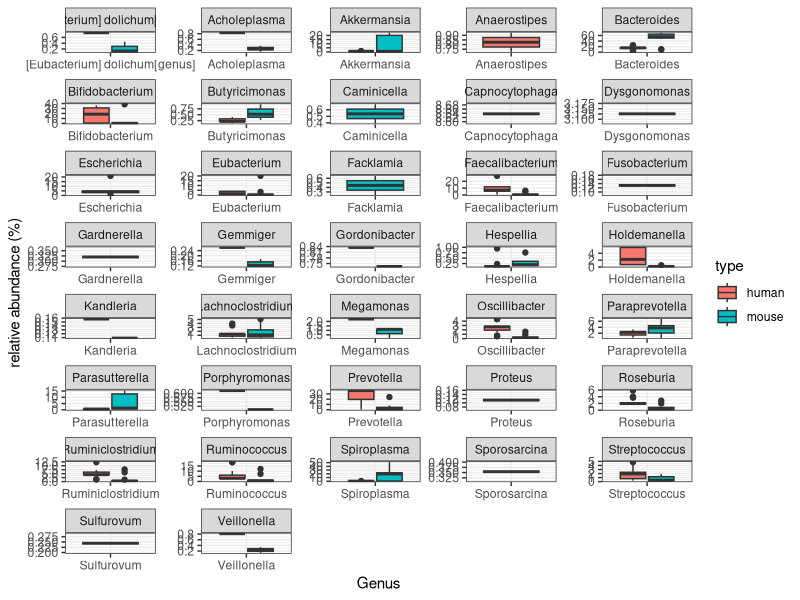

Reproduce this figure in R.

rbind<-read.csv("genus_df_h233.csv",header=TRUE)
#rbind<-rbind[,-1]
human<-rbind[rbind$fed=="humanfood",]
mouse<-rbind[rbind$fed=="mousefood",]

table1<-aggregate(human$humanPer,list(human$condition,human$Genus),median)
table2<-aggregate(mouse$mousePer,list(mouse$condition,mouse$Genus),median)
colnames(table1)<-c("condition","Genus","ratio")
colnames(table2)<-c("condition","Genus","ratio")
#human<-table[,c(1,2,3)]
#mouse<-table[,c(1,2,4)]
table1$type<-"human"
table2$type<-"mouse"
#names(human)<-c("condition","Genus","ratio","type")
#names(mouse)<-c("condition","Genus","ratio","type")
allbind<-rbind(table2,table1)


library(ggplot2)
library(ggthemes)
#ggplot( allbind ) + geom_boxplot( aes(type, ratio,fill=type ) );  
g<-ggplot( allbind ) + geom_boxplot( aes(Genus, ratio,fill=type ) )+
  facet_wrap(~ Genus, scales="free",ncol=5)+
  theme(strip.text.x = element_text(size=0))+
  theme_bw() +
  theme( panel.grid.major = element_line() )+  
  scale_y_continuous(name = "relative abundance (%)" )

ggsave("boxplotAllGenus.pdf", g,width=10,height = 15)

